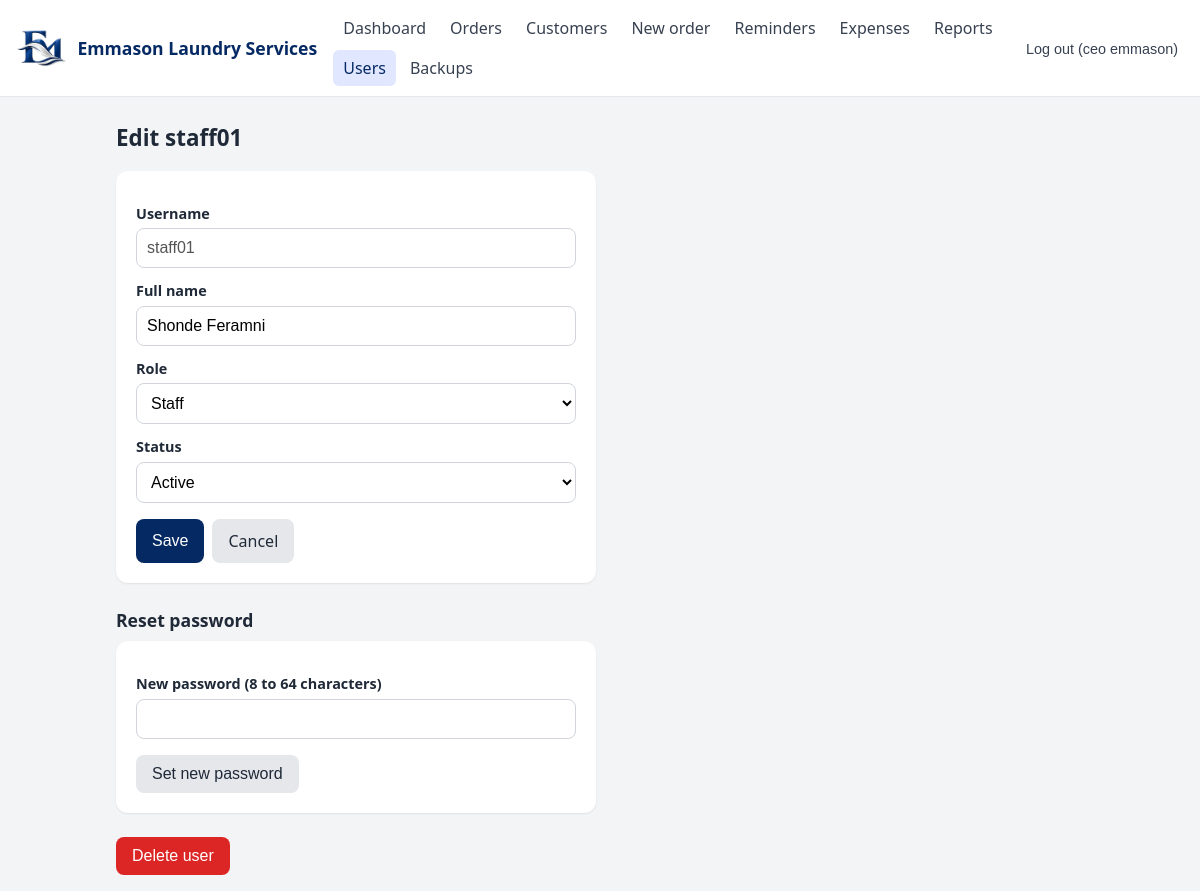
The app's page /app/users/2/edit (signed in) with its own data.
### app/models.py (models this page shows)
class User(Base):
     __tablename__ = "users"
     id = Column(Integer, primary_key=True)
     username = Column(String, unique=True, nullable=False)
     full_name = Column(String, nullable=False)
     password_hash = Column(String, nullable=False)
     role = Column(String, default="staff")        # admin or staff
     is_active = Column(Boolean, default=True)
     created_at = Column(DateTime, default=datetime.utcnow)

### app/routers/web_admin.py (the view)
@router.get("/app/users/{user_id:int}/edit")
def user_edit(request: Request, user_id: int, user=Depends(web_admin),
              db: Session = Depends(get_db)):
    target = db.get(models.User, user_id)
    if not target:
        raise HTTPException(404, "User not found")
    return user_page(request, user, "edit", target)

### app/templates/user_form.html (shortened to what this page needs)
{% extends "base.html" %}
{% block content %}
<h1>{{ title }}</h1>
<div class="form-card">
  <form method="post" action="{{ action }}">
    {% if mode == "create" %}
    <label for="username">Username</label>
    <input id="username" name="username" value="{{ values.username }}" autocapitalize="none"
           autocomplete="off" required autofocus>
    {% else %}
    <label>Username</label>
    <input value="{{ target.username }}" disabled>
    {% endif %}
    <label for="full_name">Full name</label>
    <input id="full_name" name="full_name" value="{{ values.full_name }}" required>
    <label for="role">Role</label>
    <select id="role" name="role" {{ 'disabled' if is_self }}>
      <option value="staff" {{ 'selected' if values.role == 'staff' }}>Staff</option>
    </select>
    {% if mode == "edit" %}
    <label for="is_active">Status</label>
    <select id="is_active" name="is_active" {{ 'disabled' if is_self }}>
      <option value="1" {{ 'selected' if values.is_active == '1' }}>Active</option>
    </select>
    {% endif %}
    <div class="actions">
      <button class="btn" type="submit">Save</button>
      <a class="btn secondary" href="/app/users">Cancel</a>
    </div>
  </form>
</div>
{% if mode == "edit" %}
<h2>Reset password</h2>
<div class="form-card">
  <form method="post" action="/app/users/{{ target.id }}/password">
    <label for="new_password">New password (8 to 64 characters)</label>
    <input id="new_password" name="new_password" type="password" autocomplete="new-password" required>
    <div class="actions"><button class="btn secondary" type="submit">Set new password</button></div>
  </form>
</div>
{% if not is_self %}
<div class="danger-zone">
  <form method="post" action="/app/users/{{ target.id }}/delete"
        onsubmit="return confirm('Delete this user? This cannot be undone. To keep the account but block login, deactivate it instead.')">
    <button class="btn danger" type="submit">Delete user</button>
  </form>
</div>
{% endif %}
{% endif %}
{% endblock %}

### app/templates/base.html (shortened to what this page needs)
<!doctype html>
<html lang="en">
<head>
  <link rel="stylesheet" href="/static/style.css">
</head>
<body>
  <header class="topbar">
      <a class="brand" href="/app"><img src="/static/logo-mark.png" alt=""><span>{{ business }}</span></a>
        <nav>
      <a href="/app" class="{{ 'active' if page == 'dashboard' }}">Dashboard</a>
      <a href="/app/orders" class="{{ 'active' if page == 'orders' }}">Orders</a>
      <a href="/app/customers" class="{{ 'active' if page == 'customers' }}">Customers</a>
      <a href="/app/orders/new" class="{{ 'active' if page == 'new_order' }}">New order</a>
      <a href="/app/reminders" class="{{ 'active' if page == 'reminders' }}">Reminders</a>
      {% if user.role == "admin" %}
      <a href="/app/expenses" class="{{ 'active' if page == 'expenses' }}">Expenses</a>
      <a href="/app/reports" class="{{ 'active' if page == 'reports' }}">Reports</a>
      <a href="/app/users" class="{{ 'active' if page == 'users' }}">Users</a>
      <a href="/app/backups" class="{{ 'active' if page == 'backups' }}">Backups</a>
      {% endif %}
    </nav>
    <form method="post" action="/logout">
      <button class="link">Log out ({{ user.username }})</button>
    </form>
  </header>
  <main>
    {% block content %}{% endblock %}
  </main>
</body>
</html>

### app/static/style.css (style rules this page uses)
* { box-sizing: border-box; }
body { margin: 0; font-family: system-ui, -apple-system, "Segoe UI", Roboto, sans-serif; background: #f3f4f6; color: #1f2937; line-height: 1.5; }
a { color: #2563eb; text-decoration: none; }
.topbar { background: #1f2937; color: #fff; padding: 10px 16px; display: flex; flex-wrap: wrap; align-items: center; gap: 8px 16px; }
.topbar .brand { color: #fff; font-weight: 700; font-size: 1.1rem; }
.topbar nav { display: flex; flex-wrap: wrap; gap: 4px; flex: 1; }
.topbar nav a { color: #d1d5db; padding: 6px 10px; border-radius: 6px; }
.topbar nav a.active, .topbar nav a:hover { background: #374151; color: #fff; }
.topbar form { margin: 0; }
button.link { background: none; border: 0; color: #d1d5db; cursor: pointer; font-size: .9rem; }
main { max-width: 1000px; margin: 0 auto; padding: 16px; }
h1 { font-size: 1.4rem; margin: 8px 0 16px; }
h2 { font-size: 1.1rem; margin: 24px 0 8px; }
.btn { display: inline-block; background: #2563eb; color: #fff; border: 0; border-radius: 8px; padding: 10px 16px; font-size: 1rem; cursor: pointer; }
.btn.secondary { background: #e5e7eb; color: #1f2937; }
.btn.danger { background: #dc2626; }
input, select, textarea { width: 100%; padding: 10px; border: 1px solid #d1d5db; border-radius: 8px; font-size: 1rem; background: #fff; }
label { display: block; font-size: .9rem; font-weight: 600; margin: 12px 0 4px; }
.actions { display: flex; gap: 8px; flex-wrap: wrap; margin-top: 16px; }
.form-card { max-width: 480px; background: #fff; padding: 20px; border-radius: 12px; box-shadow: 0 1px 2px rgba(0,0,0,.08); }
.danger-zone { margin-top: 24px; }
.topbar { background: #fff; color: #052963; border-bottom: 1px solid #e5e7eb; }
.topbar .brand { color: #052963; display: flex; align-items: center; gap: 10px; }
.topbar .brand img { height: 38px; width: auto; }
.topbar nav a { color: #374151; }
.topbar nav a.active, .topbar nav a:hover { background: #e0e7ff; color: #052963; }
.topbar button.link, .userbar a { color: #374151; }
.btn { background: #052963; }

### records on screen
User: username "ceo emmason"
User: username "staff01", full_name "Shonde Feramni"

### other values on screen
{{ business }} "Emmason Laundry Services"
{{ title }} "Edit staff01"
